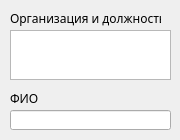
<?xml version="1.0" encoding="UTF-8"?>
<ui version="4.0">
 <class>Dialog</class>
 <widget class="QDialog" name="Dialog">
  <property name="geometry">
   <rect>
    <x>0</x>
    <y>0</y>
    <width>180</width>
    <height>140</height>
   </rect>
  </property>
  <property name="minimumSize">
   <size>
    <width>180</width>
    <height>140</height>
   </size>
  </property>
  <property name="maximumSize">
   <size>
    <width>180</width>
    <height>140</height>
   </size>
  </property>
  <property name="font">
   <font>
    <family>Century Gothic</family>
   </font>
  </property>
  <property name="windowTitle">
   <string>Доп. поля</string>
  </property>
  <widget class="QLineEdit" name="le_fio">
   <property name="geometry">
    <rect>
     <x>10</x>
     <y>110</y>
     <width>161</width>
     <height>20</height>
    </rect>
   </property>
   <property name="toolTip">
    <string>И.О. Фамилия</string>
   </property>
  </widget>
  <widget class="QLabel" name="label">
   <property name="geometry">
    <rect>
     <x>10</x>
     <y>10</y>
     <width>151</width>
     <height>16</height>
    </rect>
   </property>
   <property name="font">
    <font>
     <family>Century Gothic</family>
    </font>
   </property>
   <property name="text">
    <string>Организация и должность</string>
   </property>
  </widget>
  <widget class="QLabel" name="label_2">
   <property name="geometry">
    <rect>
     <x>10</x>
     <y>90</y>
     <width>31</width>
     <height>16</height>
    </rect>
   </property>
   <property name="text">
    <string>ФИО</string>
   </property>
  </widget>
  <widget class="QTextEdit" name="te_post">
   <property name="geometry">
    <rect>
     <x>10</x>
     <y>30</y>
     <width>161</width>
     <height>50</height>
    </rect>
   </property>
   <property name="toolTip">
    <string>&lt;html&gt;
&lt;head/&gt;
&lt;body&gt;
&lt;p&gt;ООО &amp;quot;Ромашка&amp;quot;&lt;/p&gt;
&lt;p&gt;Менеджер&lt;/p&gt;
&lt;/body&gt;
&lt;/html&gt;</string>
   </property>
  </widget>
 </widget>
 <resources/>
 <connections/>
</ui>
